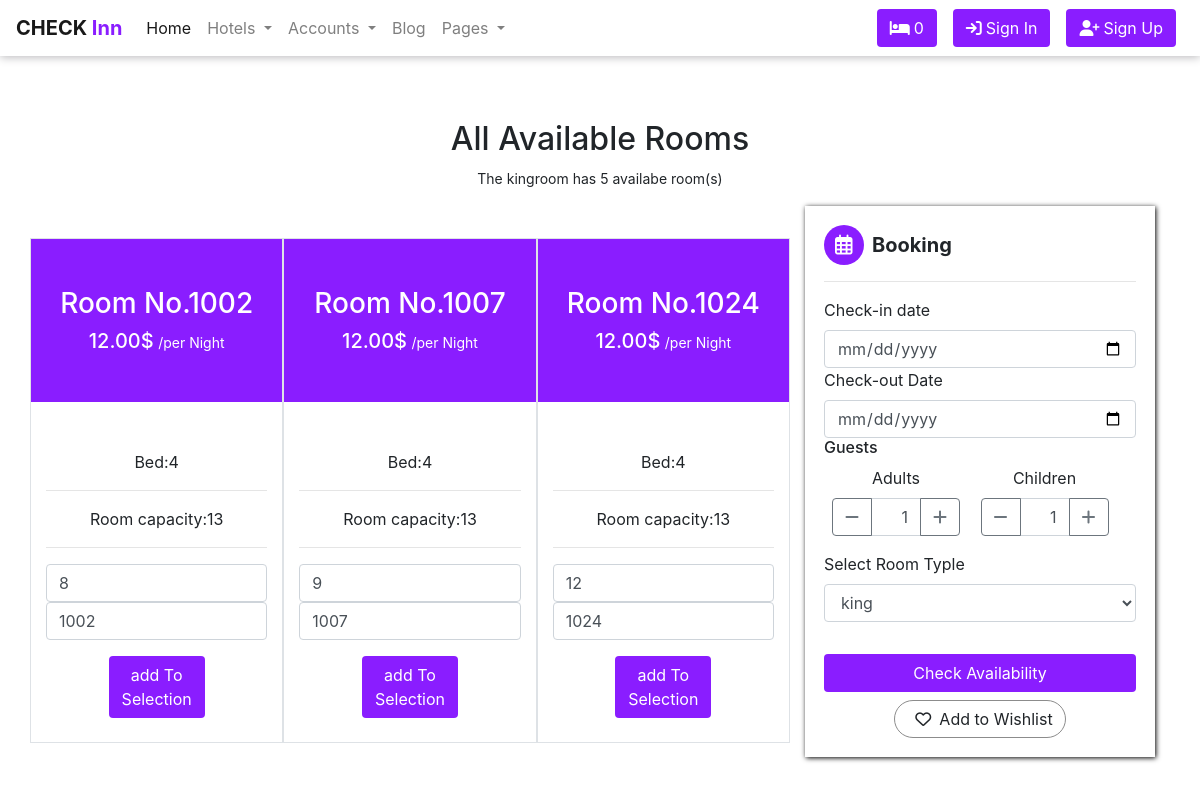
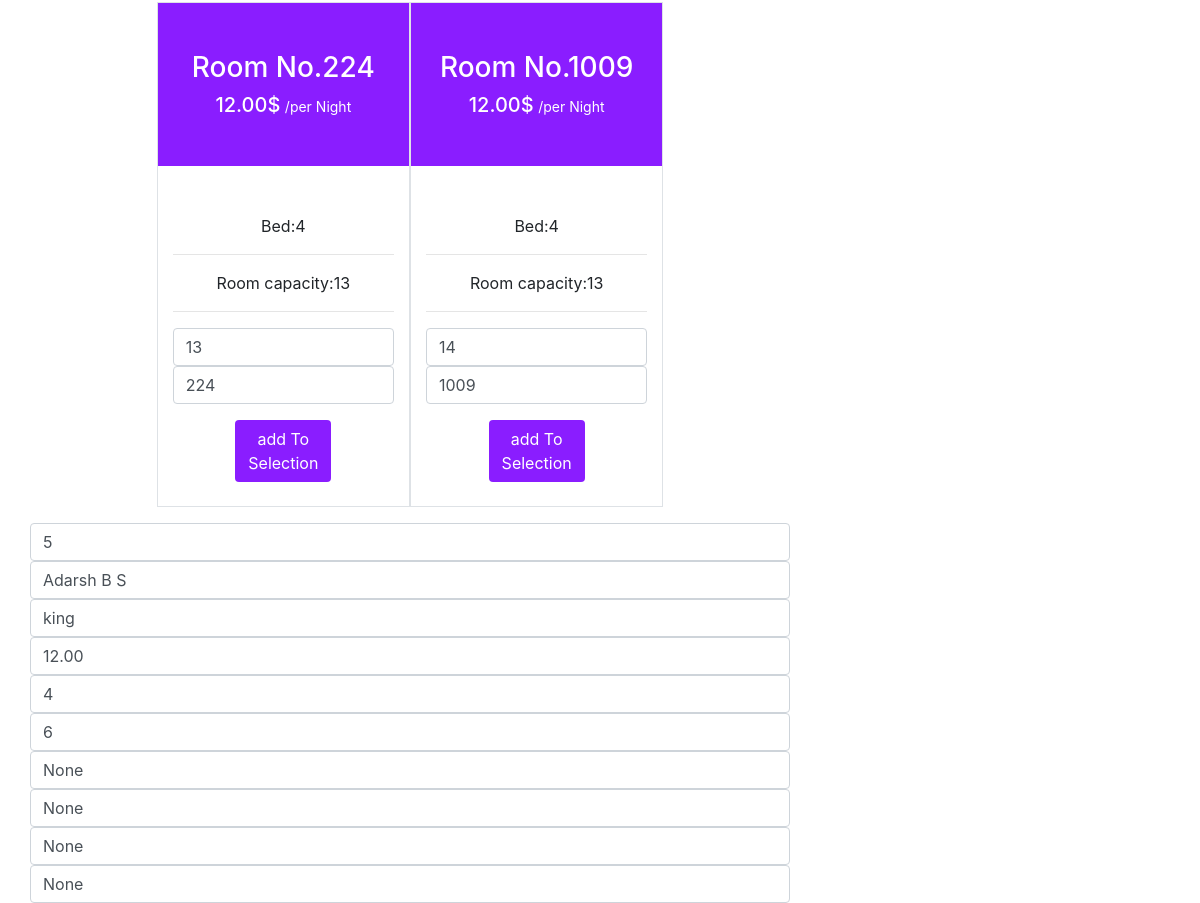
The app's page /detail/adarsh-b-s/room-type/adarsh-b-s/, older data (2 pictures, top to bottom).
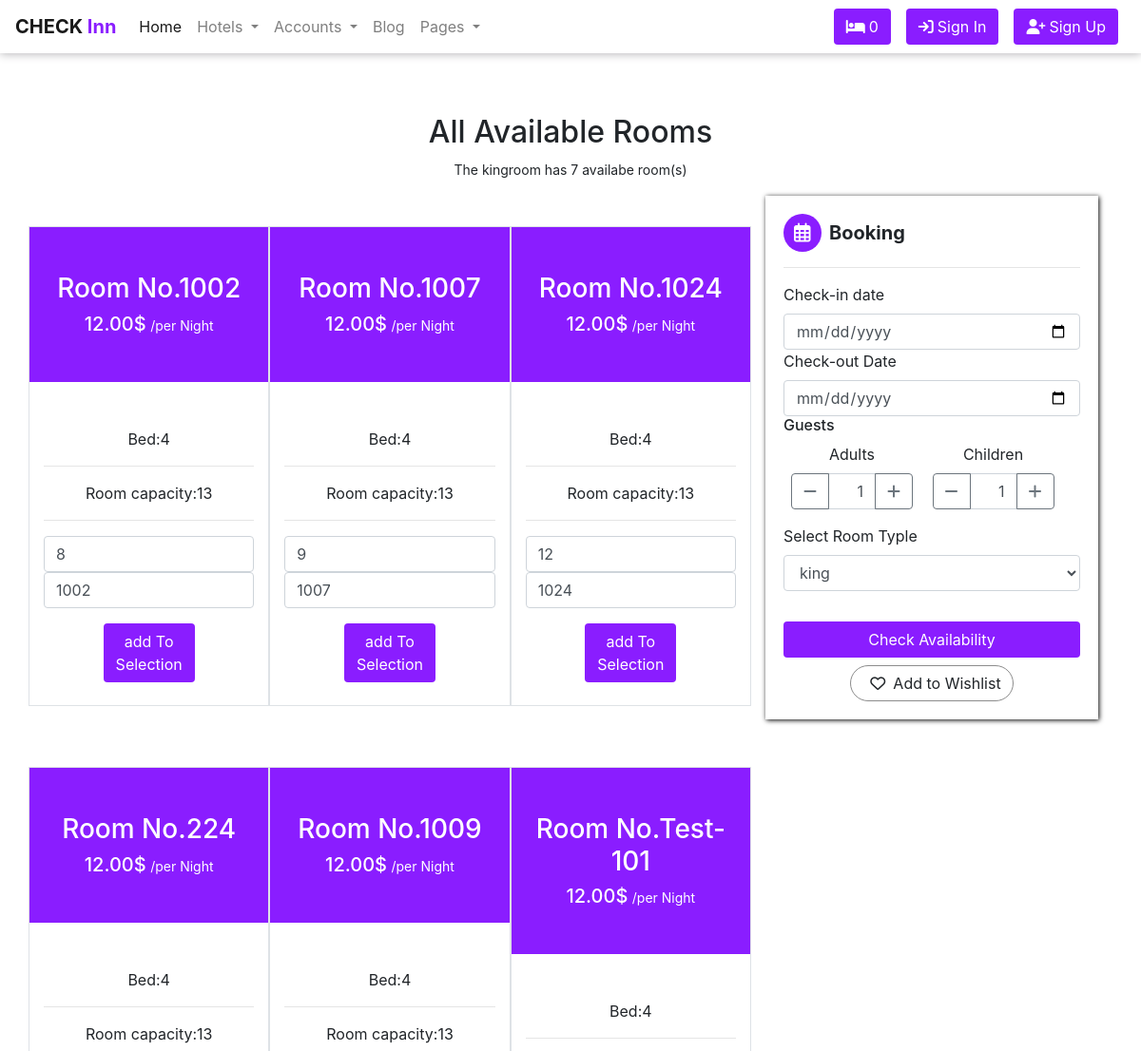
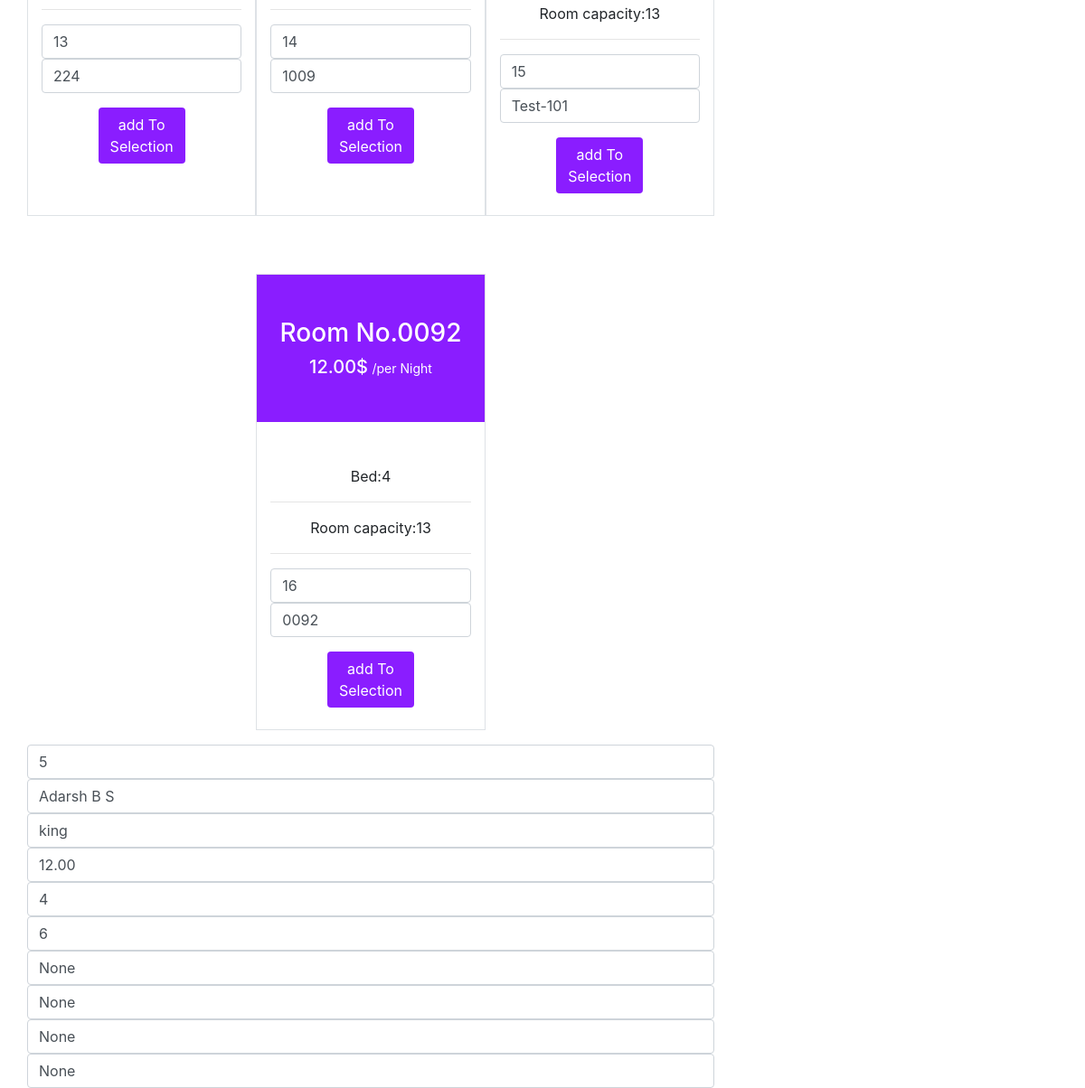
The same page, newer data (2 pictures, top to bottom).
### hotel/models.py (models this page shows, shortened)
class Room(models.Model):
    hotel = models.ForeignKey(Hotel,on_delete=models.CASCADE,related_name='rooms')
    room_type=models.ForeignKey(RoomType, on_delete=models.CASCADE,related_name='room_types')
    room_number = models.CharField(max_length=1000)
    is_available= models.BooleanField(default=True)
    rid = ShortUUIDField(unique=True, length=10, max_length=20, alphabet='abcdefghijklmnopqrstuvwxyz')
    date = models.DateTimeField(auto_now_add=False)
    class Meta:
        verbose_name_plural = "Rooms"

class RoomType(models.Model):
    hotel =models.ForeignKey(Hotel,on_delete=models.CASCADE)
    type = models.CharField(max_length=10)
    price = models.DecimalField(max_digits=122, decimal_places=2, default=0.00)
    number_of_beds= models.PositiveIntegerField(default=0)
    room_capacity=models.PositiveBigIntegerField(default=0)
    rtid = ShortUUIDField(unique=True, length=10, max_length=20, alphabet='abcdefghijklmnopqrstuvwxyz')
    slug= models.SlugField(unique=True)
    data = models.DateTimeField(auto_now_add=True)
    class Meta:
        verbose_name_plural = "Room type"

### hotel/views.py (the view)
# urls.py: path('detail/<slug:slug>/room-type/<slug:rt_slug>/',views.room_type_detail,name="room_type_detail"),
def room_type_detail(request, slug,rt_slug):
    hotel =Hotel.objects.get(status='Live', slug=slug)
    room_type= RoomType.objects.get(hotel=hotel,slug=rt_slug)
    rooms= Room.objects.filter(room_type=room_type, is_available=True)
    id=request.GET.get('hotel-id')
    checkin=request.GET.get('checkin')
    checkout=request.GET.get('checkout')
    adutl=request.GET.get('adult')
    children=request.GET.get('children')
    print('id===',id)
    context={
        'hotel':hotel,
        'room_type':room_type,
        'rooms':rooms,
        'checkin':checkin,
        'checkout':checkout,
        'adult':adutl,
        'children':children
    }
    return render(request,'hotel/room_type_detail.html',context)

### hotel/models.py (called while the page is built)
    def hotel_room_types(self):
        return RoomType.objects.filter(hotel=self)

### templates/hotel/room_type_detail.html (shortened to what the changed rows need)
{% extends "base/base.html" %} {% block content %}
{% load static%}
<div class="container text-center mt-5 pt-3">
  <h2>All Available Rooms</h2>
  <small>The {{room_type.type}}room has {{rooms.count}} availabe room(s)</small>
</div>
<div class="container">
  <div class="row">
    <div class="col-md-8 col-12">
      <div class="container m-0 p-0">
        <div class="row d-flex justify-content-center ">
          {% for r in rooms %}
          <div class="col-4  border mt-5 mb-3  px-0">
            <div class="col-12 text-center nav_btn py-5 my-0">
              <h3>Room No.{{r.room_number}}</h3>
              <h5 class="d-inline">{{r.room_type.price}}$</h5>
              <small>/per Night</small>
            </div>
            <div class="col-12 text-center mt-5">
              <p>Bed:{{r.room_type.number_of_beds}}</p>
              <hr />
              <p>Room capacity:{{r.room_type.room_capacity}}</p>
              <hr />
              <div>
              <input type="text" class="room_id_{{r.id}} form-control" value="{{r.id}}" id='room_id' >
              <input type="text" class="room_number_{{r.id}} form-control" value="{{r.room_number}}" id="room_number">
              </div>
              <button class="btn nav_btn mb-4 mt-3 add-to-selection" data-index="{{r.id}}">
                add To <br />
                Selection
              </button>
            </div>
          </div>
          {% endfor %}
        </div>
      </div>
    </div>
  </div>
</div>
{% endblock content %}

Row changes from the older to the newer data that the page shows:
added Room: room_number "Test-101", room_type.price "12.00", room_type.number_of_beds "4", room_type.room_capacity "13", id "15"
added Room: room_number "0092", room_type.price "12.00", room_type.number_of_beds "4", room_type.room_capacity "13", id "16"
Text that changed along with them:
{{ rooms.count }}: "5" → "7"
